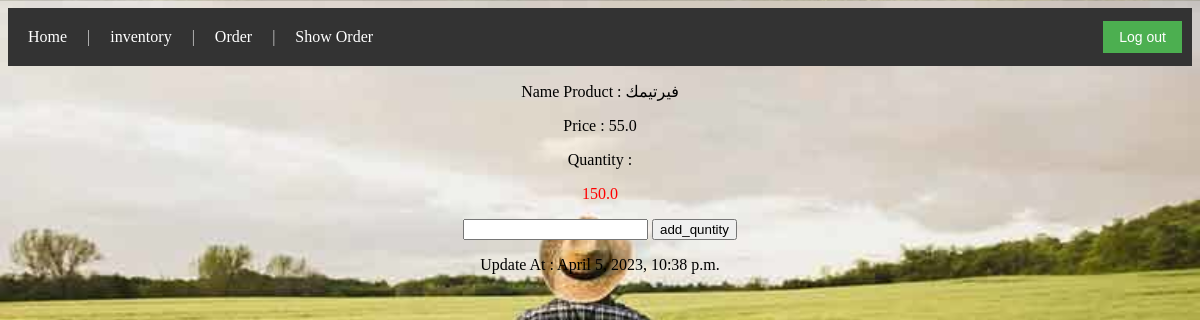
Screenshot of /information/4 (signed in) with the database file from the repository.
### imsapp/models.py (models this page shows)
class Product(models.Model):
    name=models.TextField()
    price=models.FloatField()
    quantity=models.FloatField()
    description=models.TextField()
    categoies=models.ManyToManyField(Catogrey,related_name='products')
    created_at = models.DateTimeField(auto_now_add=True)
    updated_at = models.DateTimeField(auto_now=True)
    objects=ProductManager()

### imsapp/views.py (the view)
# urls.py: path('information/<int:id_product>',views.info_product),
def info_product(request,id_product):
    if 'user' not in request.session:
        return redirect('/log_out')
    product_data={
        'all_products':Product.objects.get(id=id_product),
        'userid':User.objects.get(id=request.session['user']),
    }
    return render(request,'details.html',product_data)

### imsapp/templates/details.html (shortened to what this page needs)
<!DOCTYPE html>
<html lang="en">
<head>
    {% load static %}
    <link rel="stylesheet" href="{% static 'home.css' %}">
</head>
<body>
    <div class="nav-bar">
        <div class="nav-bar1" >
                <a href="/home"> Home </a>
                <p>|</p>
                <a href="/inventory"> inventory </a>
                <p>|</p>
                <a href="/order/{{userid.id}}"> Order </a>
                <p>|</p>
                <a href="/show_list_order">Show Order </a>
        </div>
        <div class="nav-bar2">
            <form action="/log_out" method="post">
                <input type="submit" value="Log out">
            </form>
        </div>
    </div>
    <div class="information" style="text-align: center;">
        <p>Name Product : {{all_products.name}}</p>
        <p>Price : {{all_products.price}}</p>
        <p>Quantity : </p>
        {% if all_products.quantity > 200 %}
        <p> {{all_products.quantity}}</p>
        {%else%}
        <p style="color: red;">{{all_products.quantity}} </p>
        <form action="/add_quntity/{{all_products.id}}" method="post">
            <input type="number" name="quntity">
            <input type="submit" value="add_quntity">
        </form>
        {%endif%}
        <p>Update At : {{all_products.updated_at}}</p>
    </div>
</body>
</html>

### imsapp/static/home.css (style rules this page uses)
body { background-image: url("farmer4.jpg"); background-size: 100%; }
.nav-bar { display: flex; justify-content: space-between; align-items: center; background-color: #333; color: #fff; padding: 10px; }
.nav-bar1 { display: flex; align-items: center; }
.nav-bar1 a { color: #fff; text-decoration: none; padding: 10px; }
.nav-bar1 p { color: #ccc; margin: 0 10px; }
.nav-bar2 form { margin: 0; }
.nav-bar2 input[type="submit"] { background-color: #4CAF50; border: none; color: white; padding: 8px 16px; text-align: center; text-decoration: none; display: inline-block; font-size: 14px; margin: 0; cursor: pointer; }

### rows the page displays
Product: name "فيرتيمك", price "55.0", quantity "150.0", updated_at "April 5, 2023, 10:38 p.m."
